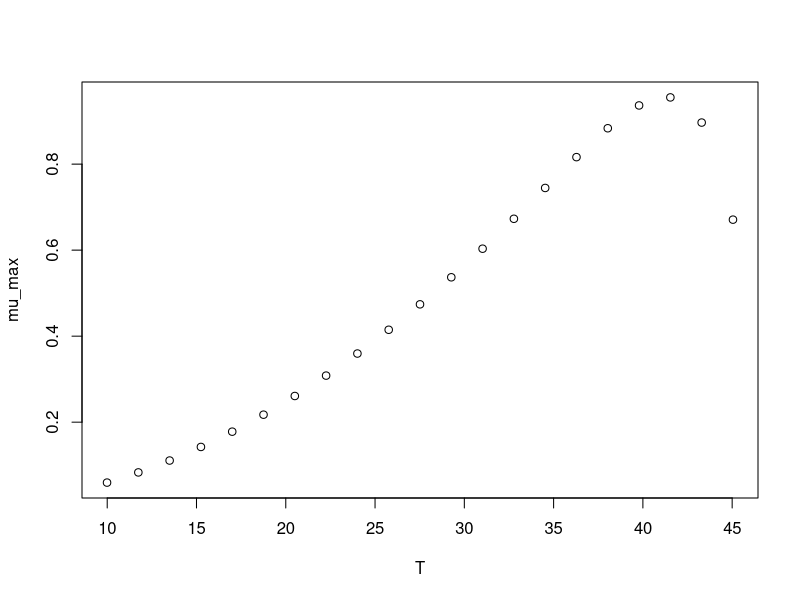

Generate this figure with R:
#############################
# start of Parameter script
#############################
T <- seq(9.99000999000999,45.045,length.out=21)
#############################
# end of Parameter script
#############################
############################# 
# start of Model script Gropin ID 1144 
#############################
 
# constant coefficients for this model
 
variables <- data.frame(T)
argumentsPar <- expand.grid(variables)
 
# heart of the model
response_surface <- function(T) {
   mumax <-6.44*(10^-4)*((T-0.38)^2)*(1-exp(0.3837*(T-46.97)))

return(mumax=mumax)
} 

# output parameters
mumax <- cbind(argumentsPar,response_surface(argumentsPar['T']))
colnames(mumax) <- c(colnames(argumentsPar),'mumax')
#############################
# End of Model script
#############################
############################# 
# start of Visualisation script Gropin ID 1144 
#############################
plot(T,mumax$mumax,
                          xlab='T',
                          ylab='mu_max')
#############################
# End of Visualisation script
#############################
